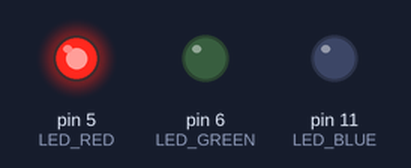
Bench run of a sketch on a simulated Arduino Uno, built with avr-gcc and run on an emulated ATmega328P. Parts: output pins drawn as LEDs (lit = HIGH).

Above: at 0.5 s.
At 2.5 s:
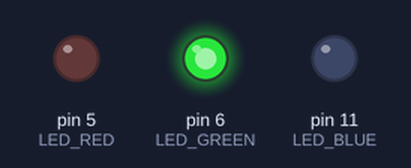
At 4.5 s:
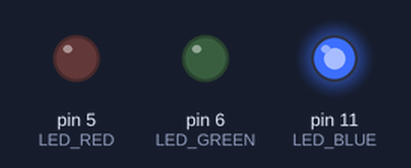
At 5.5 s:
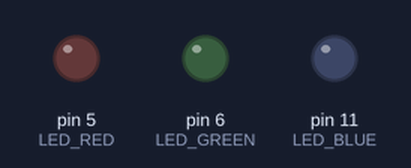
Timing chart, 0 to 7.8 s (numbered marks = the images above):
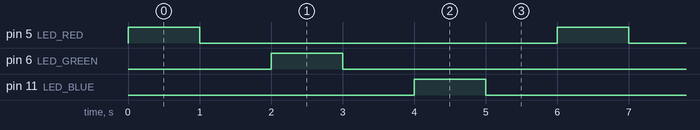

Measured:
- by itself, pin 5 (LED_RED), pin 6 (LED_GREEN), pin 11 (LED_BLUE): alternates HIGH for 1.0 s and LOW for 5.0 s
- by itself, everything shown: repeats every 6.0 s, in 6 steps

The sketch:

04_3color_led_20231124.ino
```cpp
// CONTROL 3 COLORS-LED

#define LED_RED 5
#define LED_GREEN 6
#define LED_BLUE 11

void setup() {
  // Set Outputs
  pinMode(LED_RED, OUTPUT); // RED
  pinMode(LED_GREEN, OUTPUT); // GREEN
  pinMode(LED_BLUE, OUTPUT); // BLUE
}

void loop() {
  // Turn on and off: RED
  digitalWrite(LED_RED, HIGH);
  delay(1000);
  digitalWrite(LED_RED, LOW);
  delay(1000);

  // Turn on and off: GREEN
  digitalWrite(LED_GREEN, HIGH);
  delay(1000);
  digitalWrite(LED_GREEN, LOW);
  delay(1000);

  // Turn on and off: BLUE
  digitalWrite(LED_BLUE, HIGH);
  delay(1000);
  digitalWrite(LED_BLUE, LOW);
  delay(1000);
}
```
